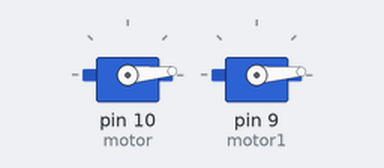
Recording of a sketch running on a simulated Arduino Uno, built with avr-gcc and run on an emulated ATmega328P. Shown: 2 × servo. What the sketch prints to the serial monitor is not drawn.

Above: at 0.05 s.
At 1.35 s:
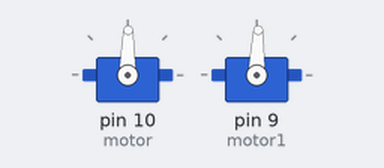
At 2.65 s:
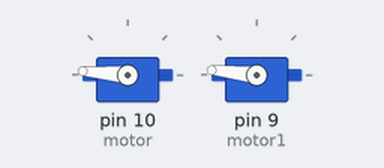
At 5.25 s:
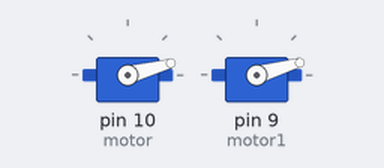
Timing chart, 0 to 7.1 s (numbered marks = the images above):
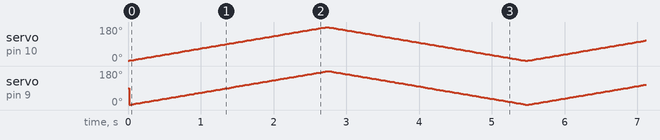

The sketch:

_387_final_servo_ontheirown.ino
```cpp
#include <Servo.h>

Servo motor; //first servo motor
Servo motor1; // second servo motor

int state = 0;
int theta = 1;

void setup() {
  Serial.begin(9600);
  motor.attach(10); //attaches to the second servo motor that moves in the y direction
  motor1.attach(9); //attaches to the first servo motor that moves in the x direction

 }

void loop() {

// Checks the position and changes states
 if (theta <= 1)
   state = 0;

 if (theta >= 180)
  state = 1;

  // Checks the state and moves the position of the servo motor
 if (state == 0)
  theta = theta+1;

 if (state == 1)
      theta = theta-1;

  // Moves the motor
  motor.write(theta);  //of the first servo motor
  delay(15);
  motor1.write(theta); // of the second servo motor

  Serial.println(theta);


}
```
